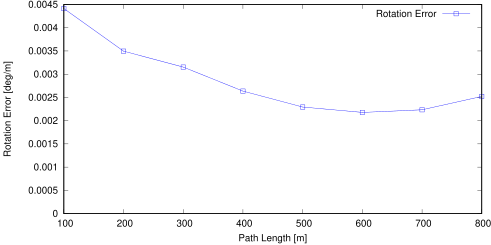

The gnuplot source for this figure:
set term postscript eps enhanced color
set output "sub10_rl.eps"
set size ratio 0.5
set yrange [0:*]
set xlabel "Path Length [m]"
set ylabel "Rotation Error [deg/m]"
plot "sub10_rl.txt" using 1:($2*57.3) title 'Rotation Error' lc rgb "#0000FF" pt 4 w linespoints
